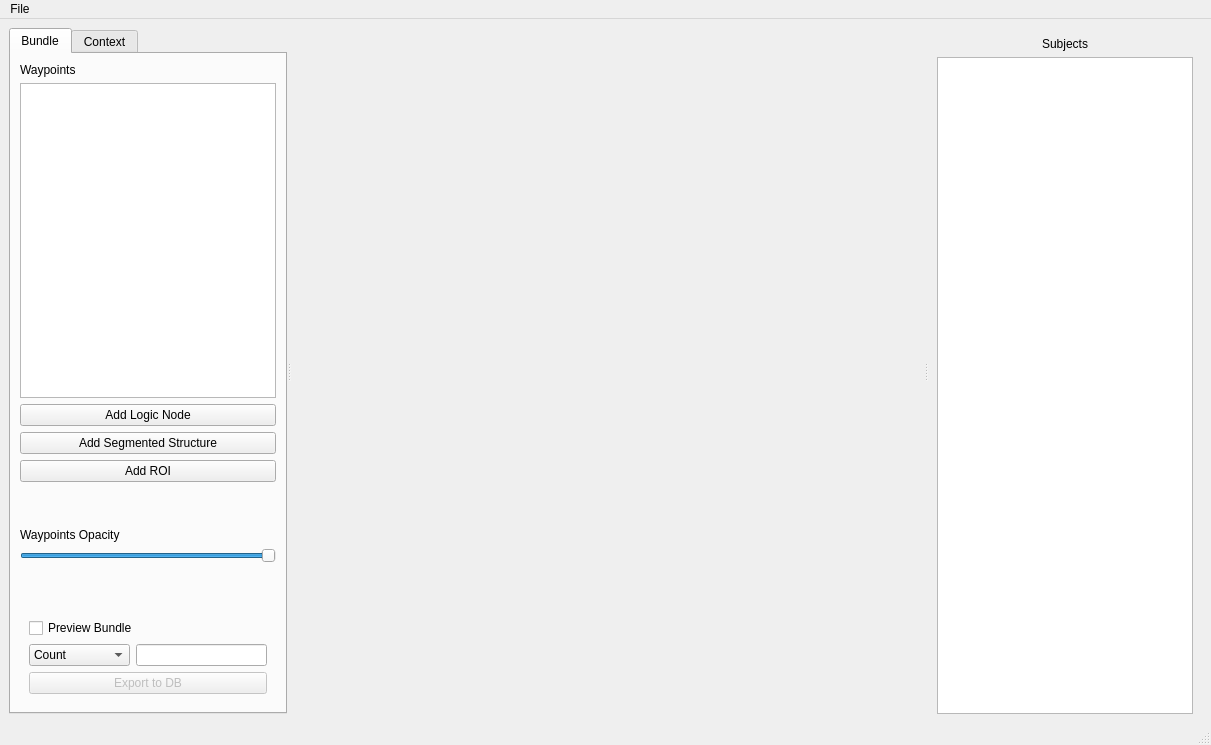
<?xml version="1.0" encoding="UTF-8"?>
<ui version="4.0">
 <class>LogicBundlesApp</class>
 <widget class="QMainWindow" name="LogicBundlesApp">
  <property name="geometry">
   <rect>
    <x>0</x>
    <y>0</y>
    <width>1211</width>
    <height>745</height>
   </rect>
  </property>
  <property name="windowTitle">
   <string>Braviz Logic Bundles</string>
  </property>
  <property name="windowIcon">
   <iconset>
    <normalon>:/icons/logic.png</normalon>
   </iconset>
  </property>
  <widget class="QWidget" name="centralwidget">
   <layout class="QHBoxLayout" name="horizontalLayout">
    <item>
     <widget class="QSplitter" name="splitter">
      <property name="orientation">
       <enum>Qt::Horizontal</enum>
      </property>
      <widget class="QTabWidget" name="ContextTab">
       <property name="sizePolicy">
        <sizepolicy hsizetype="MinimumExpanding" vsizetype="Expanding">
         <horstretch>0</horstretch>
         <verstretch>0</verstretch>
        </sizepolicy>
       </property>
       <property name="currentIndex">
        <number>0</number>
       </property>
       <widget class="QWidget" name="tab">
        <attribute name="title">
         <string>Bundle</string>
        </attribute>
        <layout class="QVBoxLayout" name="verticalLayout_3" stretch="0,1,0,0,0,0,0,0,0,0">
         <item>
          <widget class="QLabel" name="label_3">
           <property name="text">
            <string>Waypoints</string>
           </property>
          </widget>
         </item>
         <item>
          <widget class="QTreeView" name="treeView">
           <property name="contextMenuPolicy">
            <enum>Qt::CustomContextMenu</enum>
           </property>
           <property name="showDropIndicator" stdset="0">
            <bool>false</bool>
           </property>
           <property name="dragDropMode">
            <enum>QAbstractItemView::NoDragDrop</enum>
           </property>
           <property name="defaultDropAction">
            <enum>Qt::IgnoreAction</enum>
           </property>
           <property name="alternatingRowColors">
            <bool>true</bool>
           </property>
           <property name="animated">
            <bool>true</bool>
           </property>
           <property name="wordWrap">
            <bool>true</bool>
           </property>
           <property name="headerHidden">
            <bool>true</bool>
           </property>
          </widget>
         </item>
         <item>
          <widget class="QPushButton" name="add_logic">
           <property name="text">
            <string>Add Logic Node</string>
           </property>
          </widget>
         </item>
         <item>
          <widget class="QPushButton" name="add_segmented">
           <property name="text">
            <string>Add Segmented Structure</string>
           </property>
          </widget>
         </item>
         <item>
          <widget class="QPushButton" name="add_roi">
           <property name="text">
            <string>Add ROI</string>
           </property>
          </widget>
         </item>
         <item>
          <spacer name="verticalSpacer_3">
           <property name="orientation">
            <enum>Qt::Vertical</enum>
           </property>
           <property name="sizeHint" stdset="0">
            <size>
             <width>20</width>
             <height>40</height>
            </size>
           </property>
          </spacer>
         </item>
         <item>
          <widget class="QLabel" name="label_5">
           <property name="text">
            <string>Waypoints Opacity</string>
           </property>
          </widget>
         </item>
         <item>
          <widget class="QSlider" name="waypoints_opacity">
           <property name="maximum">
            <number>100</number>
           </property>
           <property name="value">
            <number>100</number>
           </property>
           <property name="orientation">
            <enum>Qt::Horizontal</enum>
           </property>
          </widget>
         </item>
         <item>
          <spacer name="verticalSpacer">
           <property name="orientation">
            <enum>Qt::Vertical</enum>
           </property>
           <property name="sizeHint" stdset="0">
            <size>
             <width>20</width>
             <height>40</height>
            </size>
           </property>
          </spacer>
         </item>
         <item>
          <widget class="QFrame" name="frame_3">
           <property name="frameShape">
            <enum>QFrame::NoFrame</enum>
           </property>
           <property name="frameShadow">
            <enum>QFrame::Raised</enum>
           </property>
           <layout class="QGridLayout" name="gridLayout">
            <item row="2" column="0">
             <widget class="QComboBox" name="fiber_scalar_combo">
              <property name="enabled">
               <bool>true</bool>
              </property>
              <item>
               <property name="text">
                <string>Count</string>
               </property>
              </item>
              <item>
               <property name="text">
                <string>Mean Length</string>
               </property>
              </item>
              <item>
               <property name="text">
                <string>Mean FA</string>
               </property>
              </item>
              <item>
               <property name="text">
                <string>Mean DC</string>
               </property>
              </item>
             </widget>
            </item>
            <item row="1" column="0" colspan="2">
             <widget class="QCheckBox" name="preview_bundle">
              <property name="text">
               <string>Preview Bundle</string>
              </property>
             </widget>
            </item>
            <item row="3" column="0" colspan="2">
             <widget class="QPushButton" name="export_to_db">
              <property name="enabled">
               <bool>false</bool>
              </property>
              <property name="text">
               <string>Export to DB</string>
              </property>
             </widget>
            </item>
            <item row="2" column="1">
             <widget class="QLineEdit" name="scalar_box">
              <property name="readOnly">
               <bool>true</bool>
              </property>
             </widget>
            </item>
           </layout>
          </widget>
         </item>
        </layout>
       </widget>
       <widget class="QWidget" name="tab_2">
        <attribute name="title">
         <string>Context</string>
        </attribute>
        <layout class="QFormLayout" name="formLayout">
         <property name="fieldGrowthPolicy">
          <enum>QFormLayout::AllNonFixedFieldsGrow</enum>
         </property>
         <item row="0" column="0">
          <widget class="QLabel" name="label">
           <property name="text">
            <string>Image: </string>
           </property>
          </widget>
         </item>
         <item row="0" column="1">
          <widget class="QComboBox" name="image_combo">
           <item>
            <property name="text">
             <string>MRI</string>
            </property>
           </item>
           <item>
            <property name="text">
             <string>APARC</string>
            </property>
           </item>
           <item>
            <property name="text">
             <string>WMPARC</string>
            </property>
           </item>
           <item>
            <property name="text">
             <string>DTI</string>
            </property>
           </item>
          </widget>
         </item>
         <item row="4" column="0">
          <widget class="QCheckBox" name="axial_check">
           <property name="text">
            <string>Axial</string>
           </property>
           <property name="checked">
            <bool>true</bool>
           </property>
          </widget>
         </item>
         <item row="5" column="0">
          <widget class="QCheckBox" name="coronal_check">
           <property name="text">
            <string>Coronal</string>
           </property>
           <property name="checked">
            <bool>true</bool>
           </property>
          </widget>
         </item>
         <item row="6" column="0">
          <widget class="QCheckBox" name="sagital_check">
           <property name="text">
            <string>Sagital</string>
           </property>
           <property name="checked">
            <bool>true</bool>
           </property>
          </widget>
         </item>
         <item row="4" column="1">
          <widget class="QSpinBox" name="axial_slice"/>
         </item>
         <item row="5" column="1">
          <widget class="QSpinBox" name="coronal_slice"/>
         </item>
         <item row="6" column="1">
          <widget class="QSpinBox" name="sagital_slice"/>
         </item>
         <item row="3" column="0">
          <widget class="QLabel" name="label_2">
           <property name="text">
            <string>Slice:</string>
           </property>
          </widget>
         </item>
         <item row="7" column="0" colspan="2">
          <widget class="Line" name="line_3">
           <property name="orientation">
            <enum>Qt::Horizontal</enum>
           </property>
          </widget>
         </item>
         <item row="8" column="0">
          <widget class="QLabel" name="label_13">
           <property name="text">
            <string>Cortex:</string>
           </property>
          </widget>
         </item>
         <item row="8" column="1">
          <widget class="QComboBox" name="surface_combo">
           <item>
            <property name="text">
             <string>Pial</string>
            </property>
           </item>
           <item>
            <property name="text">
             <string>White</string>
            </property>
           </item>
          </widget>
         </item>
         <item row="10" column="0">
          <widget class="QCheckBox" name="left_cortex_check">
           <property name="text">
            <string>Left</string>
           </property>
          </widget>
         </item>
         <item row="9" column="0">
          <widget class="QLabel" name="label_14">
           <property name="text">
            <string>Scalars:</string>
           </property>
          </widget>
         </item>
         <item row="9" column="1">
          <widget class="QComboBox" name="scalar_combo">
           <item>
            <property name="text">
             <string>Curv</string>
            </property>
           </item>
           <item>
            <property name="text">
             <string>Average  curv.</string>
            </property>
           </item>
           <item>
            <property name="text">
             <string>Area</string>
            </property>
           </item>
           <item>
            <property name="text">
             <string>Thickness</string>
            </property>
           </item>
           <item>
            <property name="text">
             <string>Sulc</string>
            </property>
           </item>
           <item>
            <property name="text">
             <string>Parcellation</string>
            </property>
           </item>
           <item>
            <property name="text">
             <string>Parcellation 2009</string>
            </property>
           </item>
           <item>
            <property name="text">
             <string>Parcellation DKT</string>
            </property>
           </item>
           <item>
            <property name="text">
             <string>Broadman Area</string>
            </property>
           </item>
          </widget>
         </item>
         <item row="11" column="0">
          <widget class="QCheckBox" name="right_cortex_check">
           <property name="text">
            <string>Right</string>
           </property>
          </widget>
         </item>
         <item row="12" column="0" colspan="2">
          <widget class="QLabel" name="label_16">
           <property name="text">
            <string>Opacity</string>
           </property>
           <property name="alignment">
            <set>Qt::AlignCenter</set>
           </property>
          </widget>
         </item>
         <item row="13" column="0" colspan="2">
          <widget class="QSlider" name="cortex_opac">
           <property name="maximum">
            <number>100</number>
           </property>
           <property name="value">
            <number>100</number>
           </property>
           <property name="tracking">
            <bool>false</bool>
           </property>
           <property name="orientation">
            <enum>Qt::Horizontal</enum>
           </property>
          </widget>
         </item>
         <item row="15" column="0">
          <widget class="QLabel" name="label_4">
           <property name="text">
            <string>Coordinates:</string>
           </property>
          </widget>
         </item>
         <item row="14" column="0">
          <spacer name="verticalSpacer_2">
           <property name="orientation">
            <enum>Qt::Vertical</enum>
           </property>
           <property name="sizeHint" stdset="0">
            <size>
             <width>20</width>
             <height>40</height>
            </size>
           </property>
          </spacer>
         </item>
         <item row="15" column="1">
          <widget class="QComboBox" name="space_combo">
           <item>
            <property name="text">
             <string>World</string>
            </property>
           </item>
           <item>
            <property name="text">
             <string>Talairach</string>
            </property>
           </item>
           <item>
            <property name="text">
             <string>Dartel</string>
            </property>
           </item>
          </widget>
         </item>
         <item row="1" column="0">
          <widget class="QLabel" name="label_6">
           <property name="text">
            <string>Contrast:</string>
           </property>
          </widget>
         </item>
         <item row="1" column="1">
          <widget class="QComboBox" name="contrast_combo"/>
         </item>
        </layout>
       </widget>
      </widget>
      <widget class="QFrame" name="frame">
       <property name="sizePolicy">
        <sizepolicy hsizetype="Expanding" vsizetype="Preferred">
         <horstretch>10</horstretch>
         <verstretch>0</verstretch>
        </sizepolicy>
       </property>
       <property name="minimumSize">
        <size>
         <width>600</width>
         <height>0</height>
        </size>
       </property>
       <property name="frameShape">
        <enum>QFrame::NoFrame</enum>
       </property>
       <property name="frameShadow">
        <enum>QFrame::Raised</enum>
       </property>
       <layout class="QVBoxLayout" name="verticalLayout_2">
        <property name="leftMargin">
         <number>0</number>
        </property>
        <property name="topMargin">
         <number>0</number>
        </property>
        <property name="rightMargin">
         <number>0</number>
        </property>
        <property name="bottomMargin">
         <number>0</number>
        </property>
        <item>
         <widget class="QFrame" name="vtk_frame">
          <property name="sizePolicy">
           <sizepolicy hsizetype="Ignored" vsizetype="Preferred">
            <horstretch>0</horstretch>
            <verstretch>0</verstretch>
           </sizepolicy>
          </property>
          <property name="frameShape">
           <enum>QFrame::NoFrame</enum>
          </property>
          <property name="frameShadow">
           <enum>QFrame::Raised</enum>
          </property>
         </widget>
        </item>
       </layout>
      </widget>
      <widget class="QFrame" name="frame_2">
       <property name="sizePolicy">
        <sizepolicy hsizetype="MinimumExpanding" vsizetype="Preferred">
         <horstretch>0</horstretch>
         <verstretch>0</verstretch>
        </sizepolicy>
       </property>
       <property name="frameShape">
        <enum>QFrame::NoFrame</enum>
       </property>
       <property name="frameShadow">
        <enum>QFrame::Raised</enum>
       </property>
       <layout class="QVBoxLayout" name="verticalLayout">
        <property name="bottomMargin">
         <number>0</number>
        </property>
        <item>
         <widget class="QLabel" name="label_15">
          <property name="text">
           <string>Subjects</string>
          </property>
          <property name="alignment">
           <set>Qt::AlignCenter</set>
          </property>
         </widget>
        </item>
        <item>
         <widget class="QListView" name="subjects_list">
          <property name="alternatingRowColors">
           <bool>true</bool>
          </property>
          <property name="selectionBehavior">
           <enum>QAbstractItemView::SelectRows</enum>
          </property>
         </widget>
        </item>
       </layout>
      </widget>
     </widget>
    </item>
   </layout>
  </widget>
  <widget class="QMenuBar" name="menubar">
   <property name="geometry">
    <rect>
     <x>0</x>
     <y>0</y>
     <width>1211</width>
     <height>27</height>
    </rect>
   </property>
   <widget class="QMenu" name="menuFile">
    <property name="title">
     <string>File</string>
    </property>
    <addaction name="actionSave_Scenario"/>
    <addaction name="actionLoad_Scenario"/>
    <addaction name="separator"/>
    <addaction name="actionSave_Bundle"/>
    <addaction name="actionLoad_Bundle"/>
   </widget>
   <addaction name="menuFile"/>
  </widget>
  <widget class="QStatusBar" name="statusbar"/>
  <action name="actionSave_Scenario">
   <property name="text">
    <string>Save Scenario</string>
   </property>
  </action>
  <action name="actionLoad_Scenario">
   <property name="text">
    <string>Load Scenario</string>
   </property>
  </action>
  <action name="actionSave_Bundle">
   <property name="text">
    <string>Save Bundle</string>
   </property>
  </action>
  <action name="actionLoad_Bundle">
   <property name="text">
    <string>Load Bundle</string>
   </property>
  </action>
 </widget>
 <resources>
  <include location="resources.qrc"/>
 </resources>
 <connections/>
</ui>
